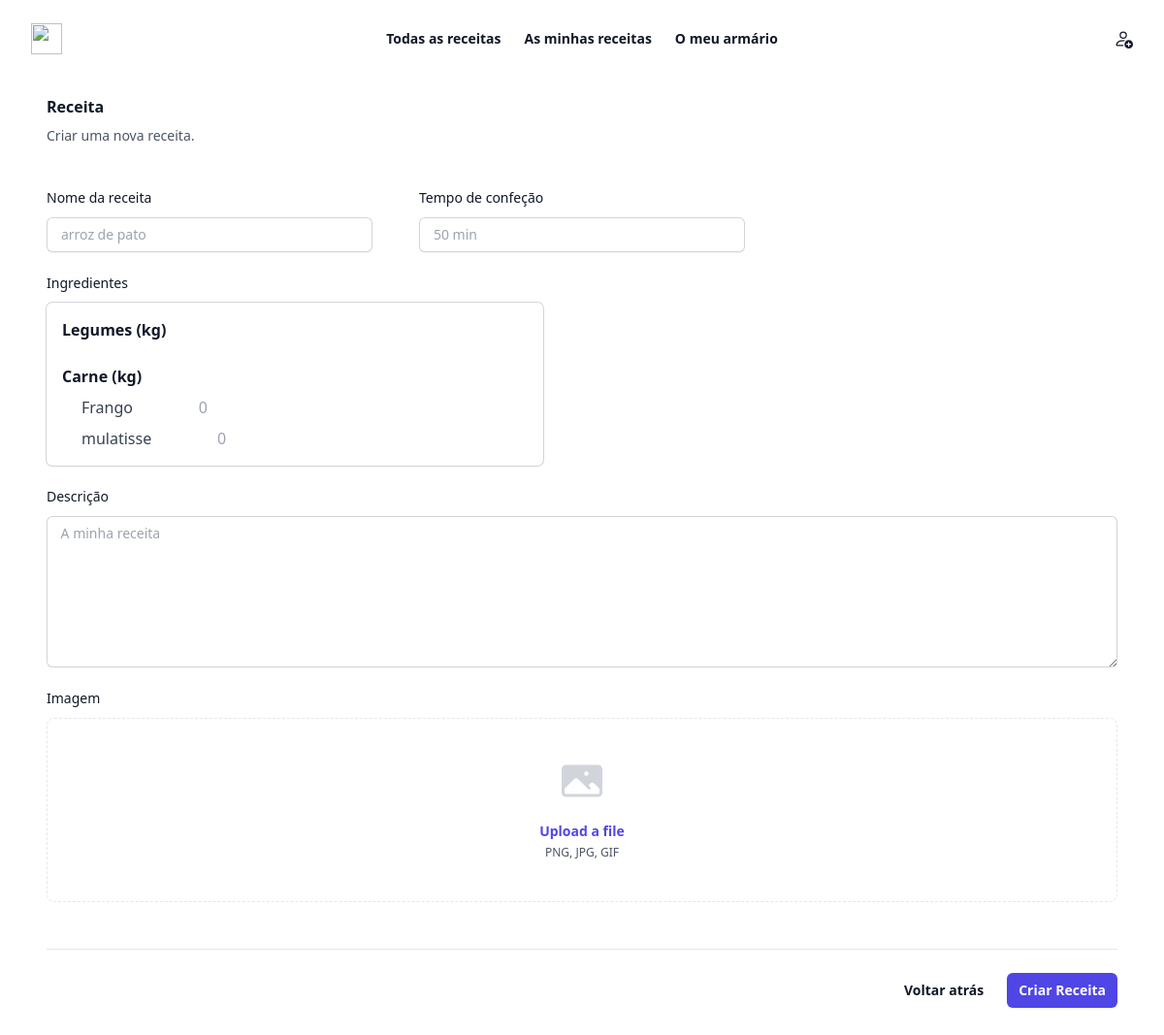
Before: /principal/receitas/criar with the older database file.
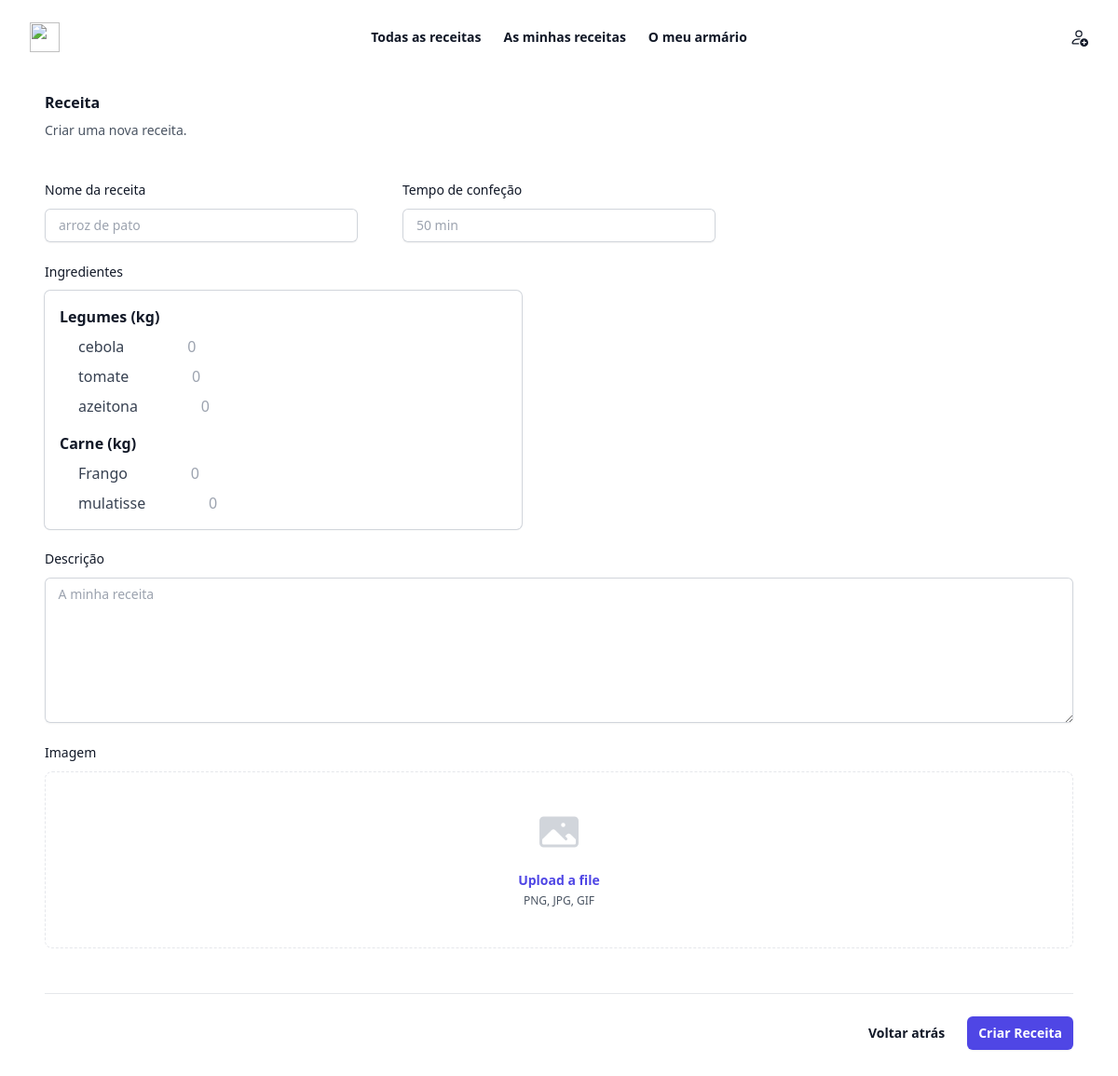
After: the same page with the newer database file.
### principal/models.py (models this page shows)
class Categoria(models.Model):
    categoria_id = models.AutoField(primary_key=True)
    categoria_nome = models.CharField(max_length=30)
    categoria_medida=models.ForeignKey(Medidas, on_delete=models.CASCADE, related_name='categorias')

class Medidas(models.Model):
    medidas_id = models.AutoField(primary_key=True)
    medidas_nome = models.CharField(max_length=30)

class Ingrediente(models.Model):
    ingrediente_id = models.AutoField(primary_key=True)
    ingrediente_nome = models.CharField(max_length=30)
    ingrediente_categoria = models.ForeignKey('Categoria', on_delete=models.CASCADE, related_name='ingredientes')
    ingrediente_user = models.ForeignKey('User', on_delete=models.SET_NULL, null=True)  # only admin
    ingrediente_imagem = models.FileField(upload_to='ingredientes/', blank=True, null=True)

### principal/views.py (the view)
# urls.py: path("receitas/criar", views.receitas_criar, name='receitas_criar'),
def receitas_criar(request):
    ingredientes = Ingrediente.objects.all()
    categorias = Categoria.objects.all()
    if request.method == 'POST':
        user_chef = User.objects.get(pk=1)
        receita_nome = request.POST['receita_nome']
        receita_descricao = request.POST['receita_descricao']
        receita_tempo_confecao = request.POST['receita_tempo_confecao']
        receita_user = user_chef
        nova_receita = Receita(receita_nome=receita_nome,
                               receita_descricao=receita_descricao,
                               receita_tempo_confecao=receita_tempo_confecao,
                               receita_user=receita_user)
        nova_receita.save()
        for ingrediente in ingredientes:
            quantidade = f'ingrediente_{ingrediente.ingrediente_id}_quantidade'
            ingrediente_quantidade = request.POST.get(quantidade, '0')
            print(ingrediente_quantidade)
            if ingrediente_quantidade.isdigit() and int(ingrediente_quantidade) > 0:
                ReceitaIngrediente.objects.create(
                    receita=nova_receita,
                    ingrediente=ingrediente,
                    quantidade=int(ingrediente_quantidade)
                )
        if 'receita_imagem' in request.FILES:
            nova_receita.receita_imagem = request.FILES['receita_imagem']
            nova_receita.save()
        return HttpResponseRedirect(reverse('principal:receitas_detalhe', args=(nova_receita.receita_id,)))
    else:
        return render(request, 'views/receitas/receitas_criar.html', {'categorias': categorias})

### principal/templates/views/receitas/receitas_criar.html (shortened to what this page needs)
{% extends "../static/header_user.html" %}
{% block content %}
<div class="px-12 py-4">
    <form method="post" enctype="multipart/form-data">
        <div class="space-y-12">
            <div class="border-b border-gray-900/10 pb-12">
                <h2 class="text-base font-semibold leading-7 text-gray-900">Receita</h2>
                <p class="mt-1 text-sm leading-6 text-gray-600">Criar uma nova receita.</p>
                <div class="mt-10 grid grid-cols-1 gap-x-12 gap-y-8 sm:grid-cols-6">
                    <div class="sm:col-span-2">
                        <label for="receita_nome" class="block text-sm font-medium leading-6 text-gray-900">Nome da receita</label>
                        <div class="mt-2">
                            <div class="flex rounded-md shadow-sm ring-1 ring-inset ring-gray-300 focus-within:ring-2 focus-within:ring-inset focus-within:ring-indigo-600">
                                <input type="text" id="receita_nome" name="receita_nome" autocomplete="receita_nome" class="block w-full border-0 bg-transparent py-1.5 pl-1 text-gray-900 placeholder:text-gray-400 focus:ring-0 sm:text-sm sm:leading-6" placeholder="   arroz de pato" required>
                            </div>
                        </div>
                    </div>
                    <div class="sm:col-span-2">
                        <label for="receita_tempo_confecao" class="block text-sm font-medium leading-6 text-gray-900" >Tempo de confeção</label>
                        <div class="mt-2">
                            <div class="flex rounded-md shadow-sm ring-1 ring-inset ring-gray-300 focus-within:ring-2 focus-within:ring-inset focus-within:ring-indigo-600">
                                <input type="number" id="receita_tempo_confecao" name="receita_tempo_confecao" autocomplete="receita_tempo_confecao" class="block w-full border-0 bg-transparent py-1.5 pl-1 text-gray-900 placeholder:text-gray-400 focus:ring-0 sm:text-sm sm:leading-6" placeholder="   50 min" required>
                            </div>
                        </div>
                    </div>
                </div>
                <div class="mt-5 sm:col-span-4">
                    <label for="receita_ingredientes" class="block text-sm font-medium leading-6 text-gray-900">Ingredientes</label>
                    <div class="mt-2">
                        <div class="flex flex-col space-y-4 rounded-md shadow-sm p-4 ring-1 ring-gray-300 focus-within:ring-2 focus-within:ring-indigo-600 sm:max-w-lg">
                            {% for categoria in categorias %}
                                <fieldset>
                                <legend class="text-base font-semibold text-gray-900">{{ categoria.categoria_nome }} ({{ categoria.categoria_medida.medidas_nome }})</legend>
                                <ul class="mt-2 pl-5 space-y-2">
                                    {% for ingrediente in categoria.ingredientes.all %}
                                        <li class="flex items-center space-x-3">
                                            <label for="ingrediente_{{ ingrediente.ingrediente_id }}_quantidade" class="block font-medium text-gray-700">{{ ingrediente.ingrediente_nome }}</label>
                                            <input type="number" id="ingrediente_{{ ingrediente.ingrediente_id }}_quantidade" name="ingrediente_{{ ingrediente.ingrediente_id }}_quantidade" min="0" class="block w-20 border-gray-300 rounded text-right focus:ring-indigo-500" placeholder="0">
                                        </li>
                                    {% endfor %}
                                </ul>
                                </fieldset>
                            {% endfor %}
                        </div>
                    </div>
                </div>
                <div class="mt-5 col-span-full">
                    <label for="about" class="block text-sm font-medium leading-6 text-gray-900">Descrição</label>
                    <div class="mt-2">
                        <textarea id="receita_descricao" name="receita_descricao" rows="6" class="block w-full rounded-md border-0 py-1.5 text-gray-900 shadow-sm ring-1 ring-inset ring-gray-300 placeholder:text-gray-400 focus:ring-2 focus:ring-inset focus:ring-indigo-600 sm:text-sm sm:leading-6" placeholder="    A minha receita"></textarea>
                    </div>
                </div>
                <div class="mt-5 col-span-full">
                    <label for="cover-photo" class="block text-sm font-medium leading-6 text-gray-900">Imagem</label>
                    <div class="mt-2 flex justify-center rounded-lg border border-dashed border-gray-900/25 px-6 py-10">
                        <div class="text-center">
                            <div class="mt-4 flex text-sm leading-6 text-gray-600">
                                <label for="receita_imagem" class="relative cursor-pointer rounded-md bg-white font-semibold text-indigo-600 focus-within:outline-none focus-within:ring-2 focus-within:ring-indigo-600 focus-within:ring-offset-2 hover:text-indigo-500">
                                    <span>Upload a file</span>
                                </label>
                            </div>
                        <p class="text-xs leading-5 text-gray-600">PNG, JPG, GIF</p>
                        </div>
                    </div>
                </div>
            </div>
        </div>
        <div class="mt-6 flex items-center justify-end gap-x-6">
            <a href="../receitas/" class="text-sm font-semibold leading-6 text-gray-900">Voltar atrás</a>
            <button type="submit" class="rounded-md bg-indigo-600 px-3 py-2 text-sm font-semibold text-white shadow-sm hover:bg-indigo-500 focus-visible:outline focus-visible:outline-2 focus-visible:outline-offset-2 focus-visible:outline-indigo-600">Criar Receita</button>
        </div>
    </form>
</div>
{% endblock %}

### principal/templates/views/static/header_user.html (shortened to what this page needs)
<link href="https://cdn.jsdelivr.net/npm/tailwindcss@^2.0/dist/tailwind.min.css" rel="stylesheet">
<header class="bg-white">
  <nav class="mx-auto flex max-w-7xl items-center justify-between p-6 lg:px-8" aria-label="Global" >
    <div class="flex lg:flex-1">
      <a href="#" class="-m-1.5 p-1.5">
        <img class="h-8 w-auto" src="https://tailwindui.com/img/logos/mark.svg?color=indigo&shade=600" alt="">
      </a>
    </div>
    <div class="flex-grow hidden lg:flex lg:items-center lg:justify-center space-x-6">
      <a href="/principal/receitas" class="text-sm font-semibold leading-6 text-gray-900">Todas as receitas</a>
      <a href="#" class="text-sm font-semibold leading-6 text-gray-900">As minhas receitas</a>
      <a href="#" class="text-sm font-semibold leading-6 text-gray-900">O meu armário</a>
    </div>
    <div class="hidden lg:flex lg:flex-1 lg:justify-end">
      <a href="/principal/login" class="text-sm font-semibold leading-6 text-gray-900">
      </a>
    </div>
  </nav>
</header>
{% block content %}
{% endblock %}

Changed rows visible on the page:
added Ingrediente: ingrediente_nome "cebola", shown under Categoria "Legumes"
added Ingrediente: ingrediente_nome "tomate", shown under Categoria "Legumes"
added Ingrediente: ingrediente_nome "azeitona", shown under Categoria "Legumes"
